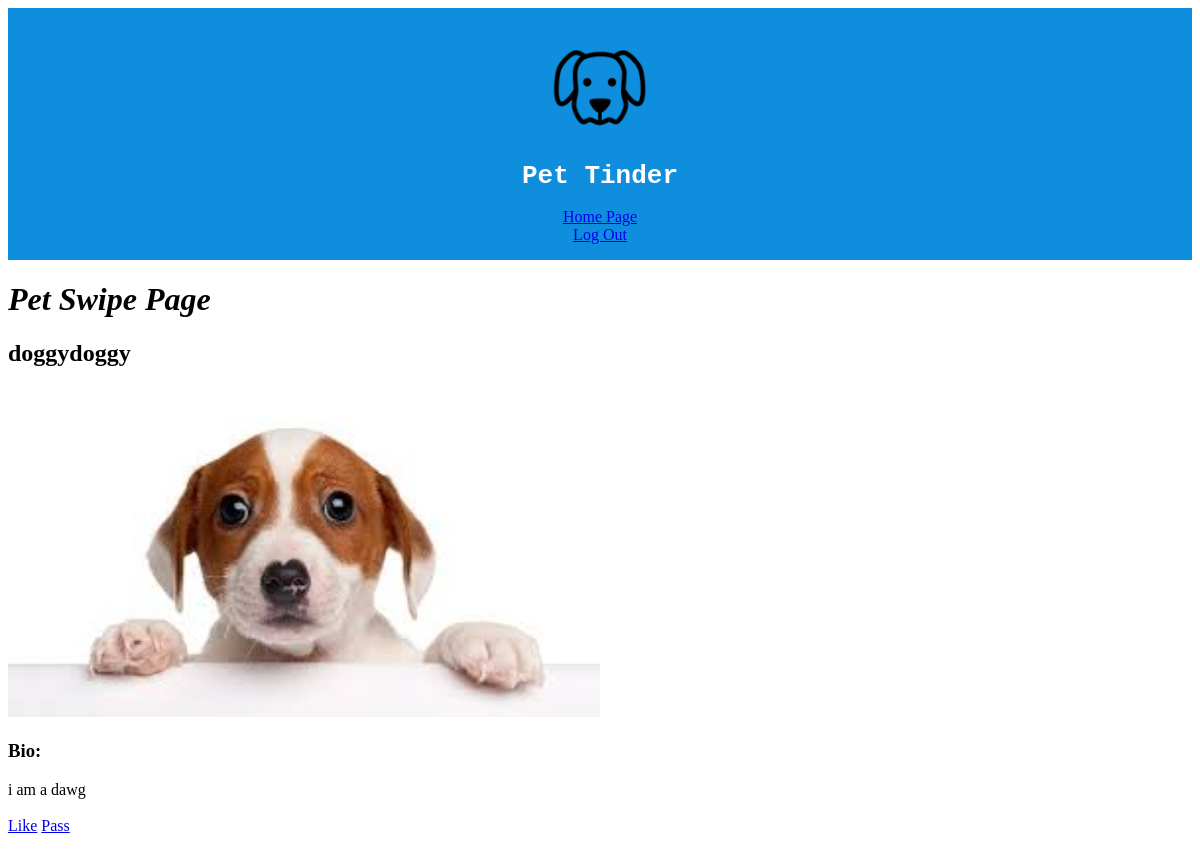
Page /swipe/ (signed in) on the earlier database version.
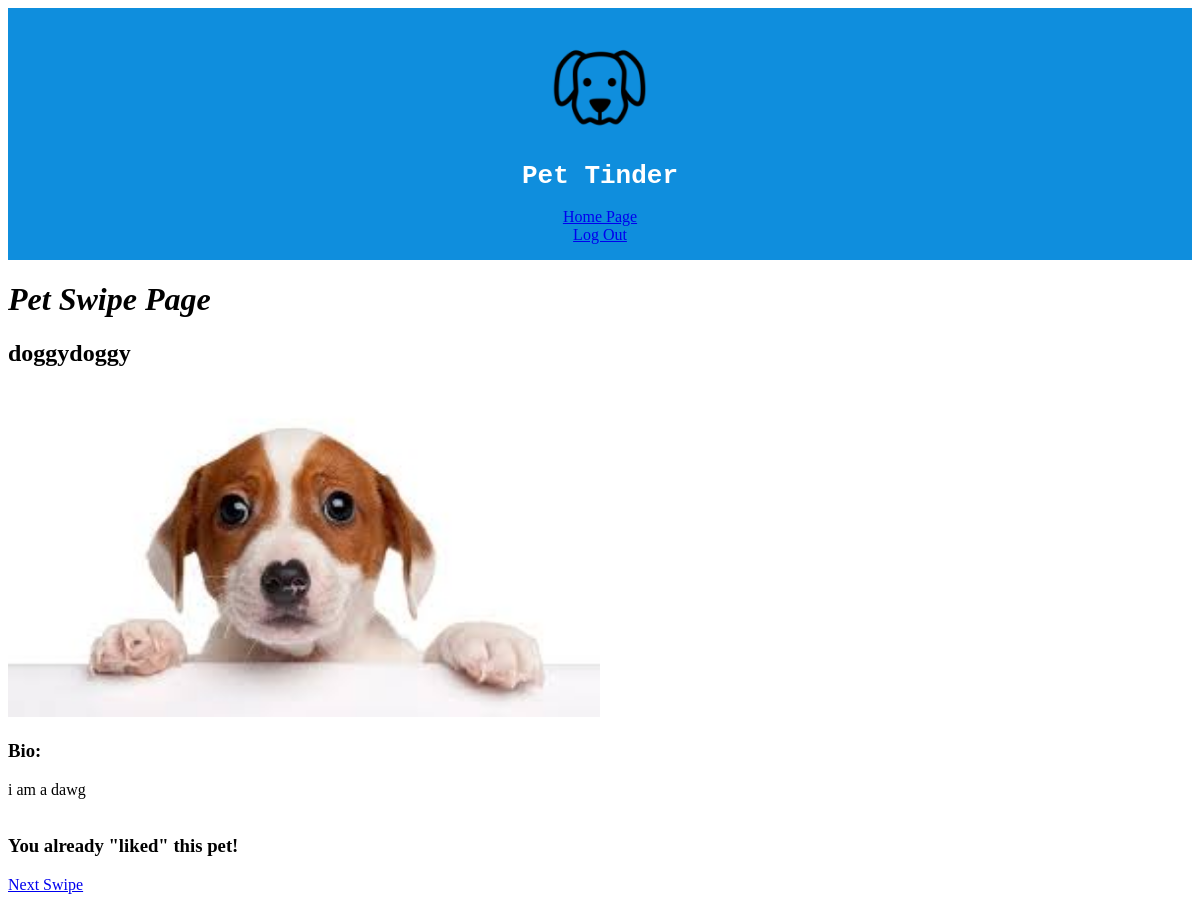
Same page on the later database version.
### petlist/models.py (models this page shows, shortened)
class Pets(models.Model):
    user=models.ForeignKey(User)
    pet_name=models.CharField(max_length=30)
    pet_photo=models.ImageField(upload_to='photos')
    pet_bio=models.TextField()

### swipe/models.py (models this page shows)
class PetVote(models.Model):
    user_id=models.IntegerField(default='0')
    pet_id=models.IntegerField(default='0')
    vote=models.BooleanField(default=False)
    class Meta:
         unique_together=(('user_id','pet_id'))

### swipe/views.py (the view)
# urls.py: url(r'^swipe/$',views.index,name='index'),
@login_required
def index(request):
    try:
        petTinder=(Pets.objects
                   .exclude(user=request.user)
                   .order_by('?')[0])
        likedAlready=(PetVote.objects
                   .filter(user_id=request.user.id)
                   .filter(pet_id=petTinder.id)
                    )
    except IndexError:
        petTinder=None
        likedAlready=None
    context=dict(petTinder=petTinder, likedAlready=likedAlready)
    return render(request,'index.html',context)

### swipe/templates/index.html (shortened to what this page needs)
<!DOCTYPE html>
<html>
<head>
  {% load static %}
  <link rel="stylesheet" type="text/css" href="{% static "stylesheet.css" %}">
</head>
<body>
  <div class="page-header">
      <img class="site-icon" src="{% static 'favicon.ico' %}" alt="Logo">
      <h1 class="site-title">Pet Tinder</h1>
      <a href="{% url "homepage" %}">Home Page</a><br>
      <a href="{% url "logoutuser" %}">Log Out</a><br>
  </div>
  <h1 class="name">Pet Swipe Page</h1>
  <div class="petTinder">
      {% if petTinder %}
      <h2>{{petTinder.pet_name}}</h2>
      <img class="profpic" src= "{{petTinder.pet_photo.url}}" alt="No Pet Photo Available">
      <div class="bio">
        <h3>Bio:</h3>
        <p>
        {{petTinder.pet_bio}}<br><br>
        {% if likedAlready %}
          {% for voted in likedAlready %}
            {% if voted.vote %}
              <h3>You already "liked" this pet!</h3>
              <a href="{% url "index" %}">Next Swipe</a><br>
            {% else %}
              <h3>You already "passed" on this pet!</h3>
              <a href="{% url "index" %}">Next Swipe</a><br>
            {% endif %}
          {% endfor %}
        {% else %}
          <a href="{% url "like" pet_id=petTinder.id %}">Like</a>
          <a href="{% url "nah" pet_id=petTinder.id %}">Pass</a>
        {% endif %}
      {% else %}
        Wait for more pets nearby!
      {% endif %}
      </p>
      </div>
  </div>
</body>
</html>

### static/stylesheet.css (style rules this page uses)
.site-title { font-family: monospace; }
.page-header { padding: 1em; color: white; background-color: #0f8edd; clear: left; text-align: center; }
.site-icon { height: 10%; width: 10%; }
.profpic { height: 50%; width: 50%; }
.name { font-style: italic; }

Differences in the rows shown:
added PetVote: vote "You already \"liked\" this pet!"
Other differences:
text no longer shown: "Like Pass"
